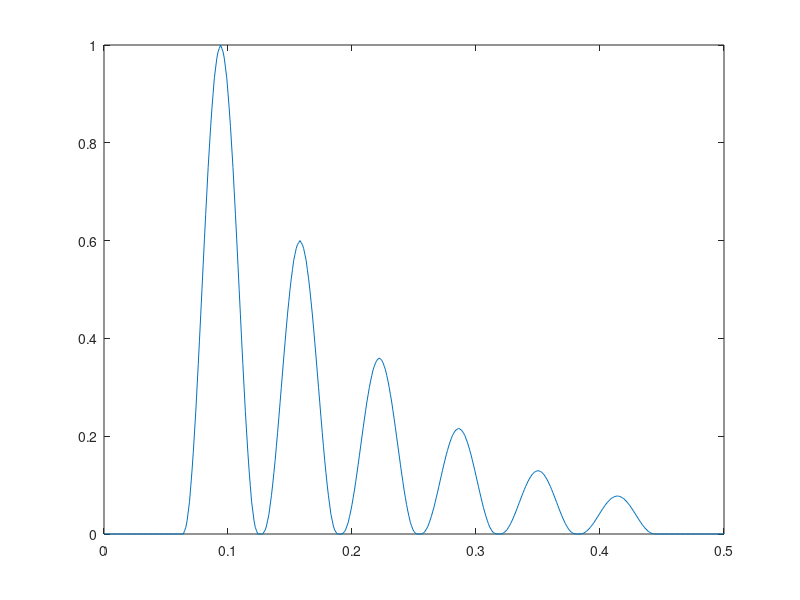

This figure's MATLAB source: (Note: this script raises an error after producing the figure.)
close all
clc
Fs0 = 400;
tau = 60e-3;
t0 = 0:1/Fs0:tau;
s0 = sin(pi*t0/tau).^2;
Fs = 1e3;
t = 0:1/Fs:0.5;
d = (1:6)' * 64e-3;
d(:,2) = 0.6.^(0:5)';
y = pulstran(t, d, s0, Fs0);
g = figure();
plot(t,y)
s = figure();
spectrum(y',Fs);
xlim([0,100]);


saveas(g,'../fig/graph8_2','png');
saveas(s,'../fig/spec8_2','png');